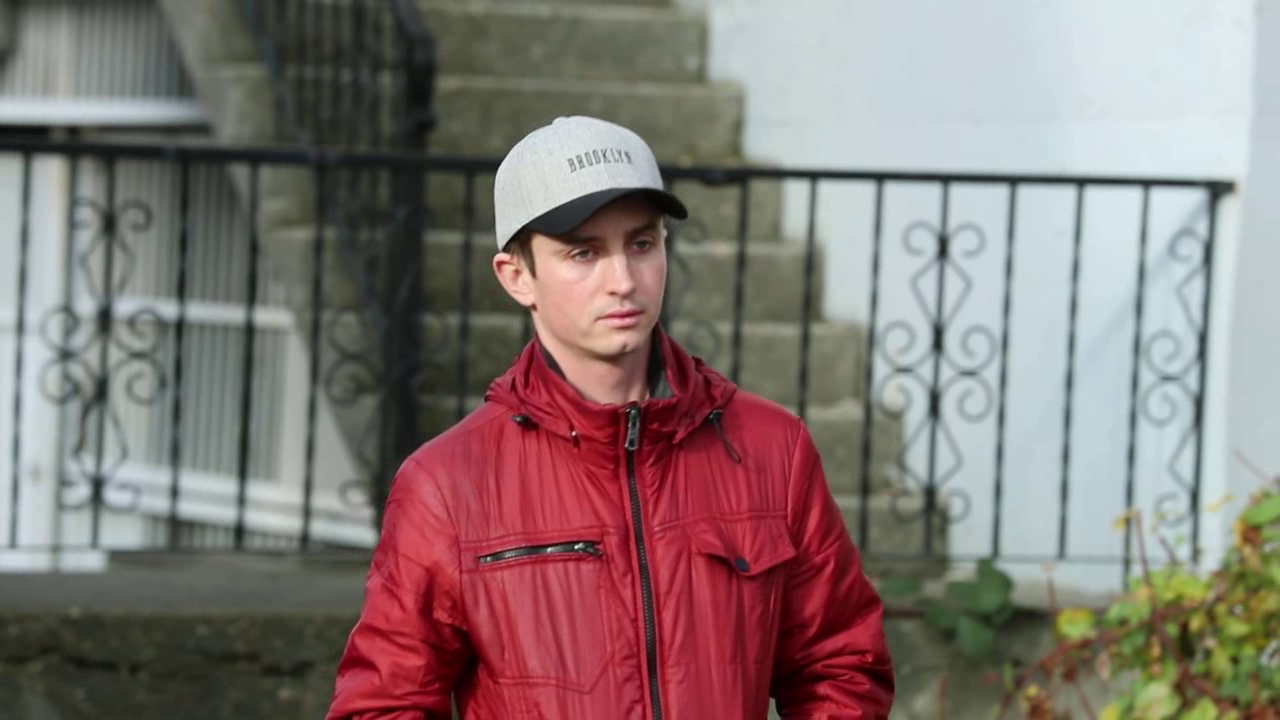
#> input picture frame 16 of Test/Real/v12.mp4, 1280 x 720 px
$ python extract_frames.py
#> lines starting #> are read from the running program, lines starting #| are printed output that depends on the picture
#!/usr/bin/env python3
"""
Extract frames from videos in Test folder and organize into training data
"""
import cv2
import os

def extract_frames_from_videos(video_dir, output_dir, frames_per_video=5):
    """Extract frames from videos in a directory"""
#> called with video_dir = 'Test/Real', output_dir = 'data/processed/train/real', frames_per_video = 5
    os.makedirs(output_dir, exist_ok=True)

    video_files = [f for f in os.listdir(video_dir) if f.endswith('.mp4')]
    frame_count = 0

    print(f'Processing {len(video_files)} videos from {video_dir}')

    for video_file in video_files:
        video_path = os.path.join(video_dir, video_file)
        cap = cv2.VideoCapture(video_path)

        if not cap.isOpened():
            print(f'Could not open {video_file}')
            continue

        total_frames = int(cap.get(cv2.CAP_PROP_FRAME_COUNT))

        # Extract frames at regular intervals
        for i in range(frames_per_video):
            frame_idx = int((i + 1) * total_frames / (frames_per_video + 1))
            cap.set(cv2.CAP_PROP_POS_FRAMES, frame_idx)
            ret, frame = cap.read()

            if ret:
                frame_filename = f'{os.path.splitext(video_file)[0]}_frame_{i+1:02d}.jpg'
                frame_path = os.path.join(output_dir, frame_filename)
                cv2.imwrite(frame_path, frame)
                frame_count += 1
#> this loop made 5 passes
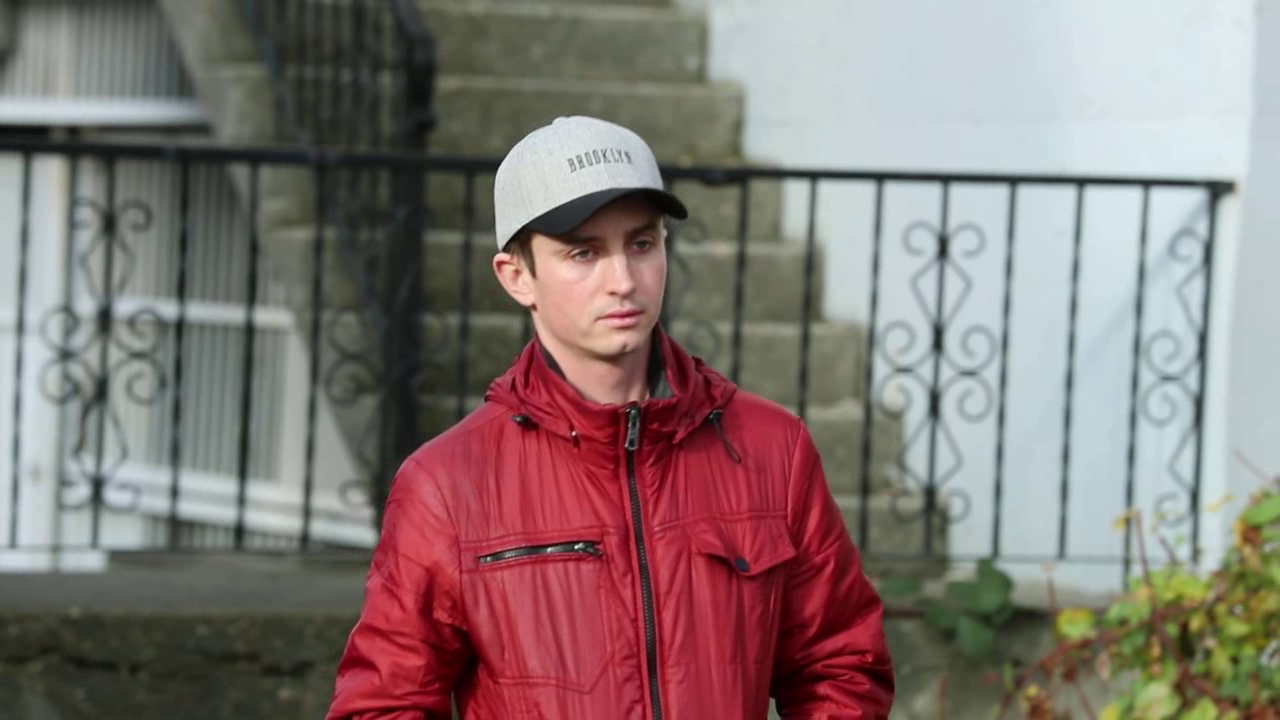
#> input picture frame 16 of Test/Real/v12.mp4, 1280 x 720 px
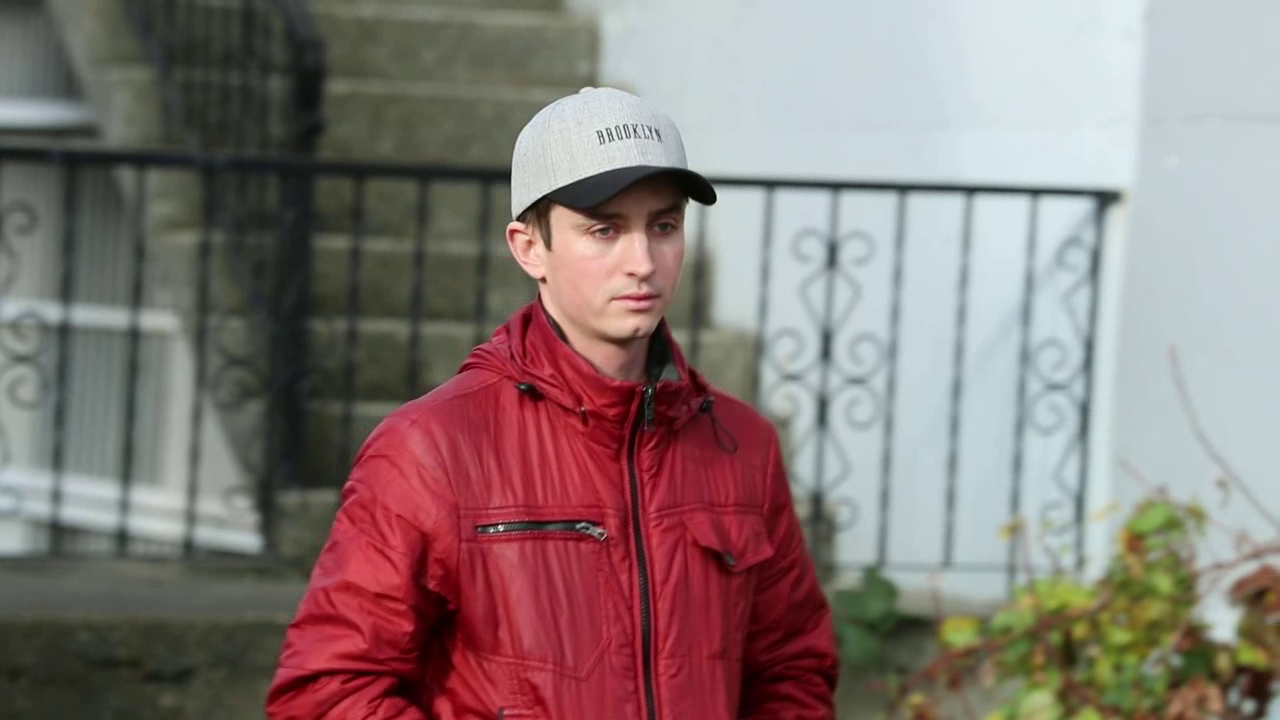
#> input picture frame 33 of Test/Real/v12.mp4, 1280 x 720 px
#> pass 3, in extract_frames_from_videos, `ret, frame = cap.read()`:
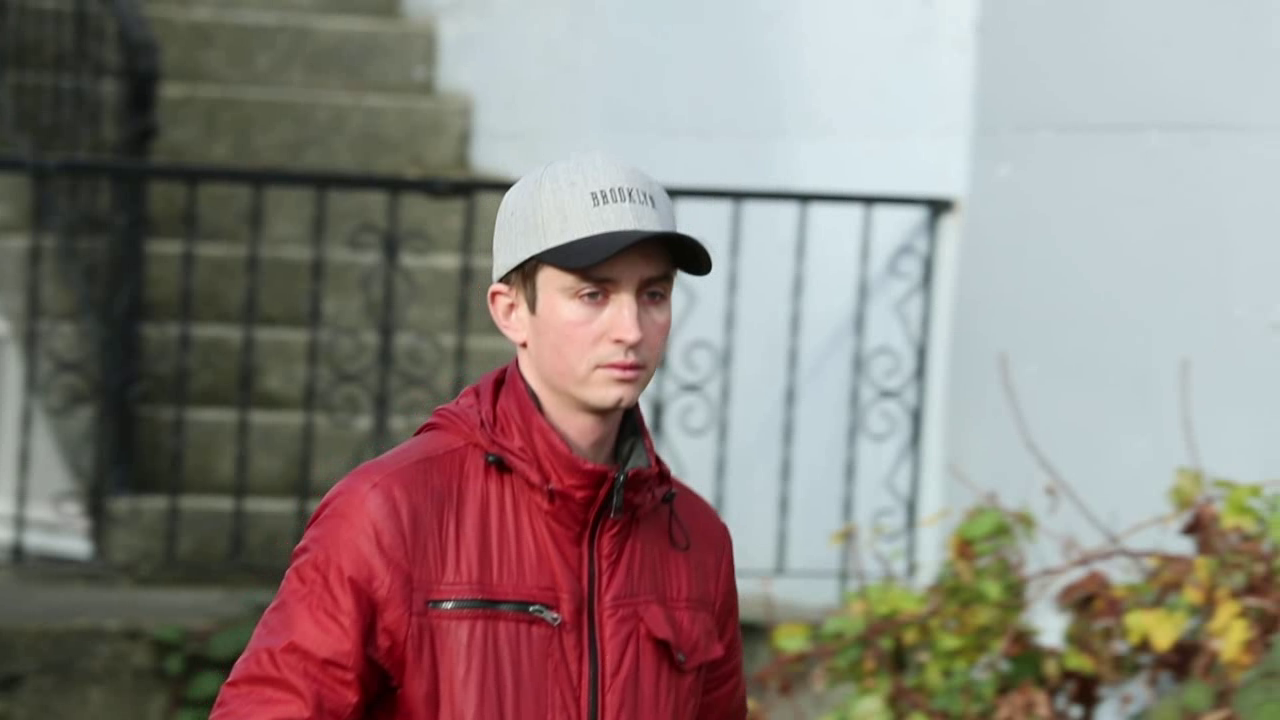
#> frame: shape (720, 1280, 3); mean B, G, R 124.9, 129.8, 139.9
#> after the loop, frame_count = 5

        cap.release()

    print(f'Extracted {frame_count} frames to {output_dir}')
#| Extracted 5 frames to data/processed/train/real
    return frame_count

def main():
    print("🎬 Extracting frames from videos...")

    # Extract frames from real videos
    real_frames = extract_frames_from_videos('Test/Real', 'data/processed/train/real')
#> real_frames = 5

    # Extract frames from fake videos
    fake_frames = extract_frames_from_videos('Test/deepfake', 'data/processed/train/fake')

    print(f"\n✅ Total frames extracted: {real_frames + fake_frames}")
    print("✅ Data ready for training!")

if __name__ == "__main__":
#> (the run stopped early here; a loop or call above may not have finished)

$ run again, starting later in the video
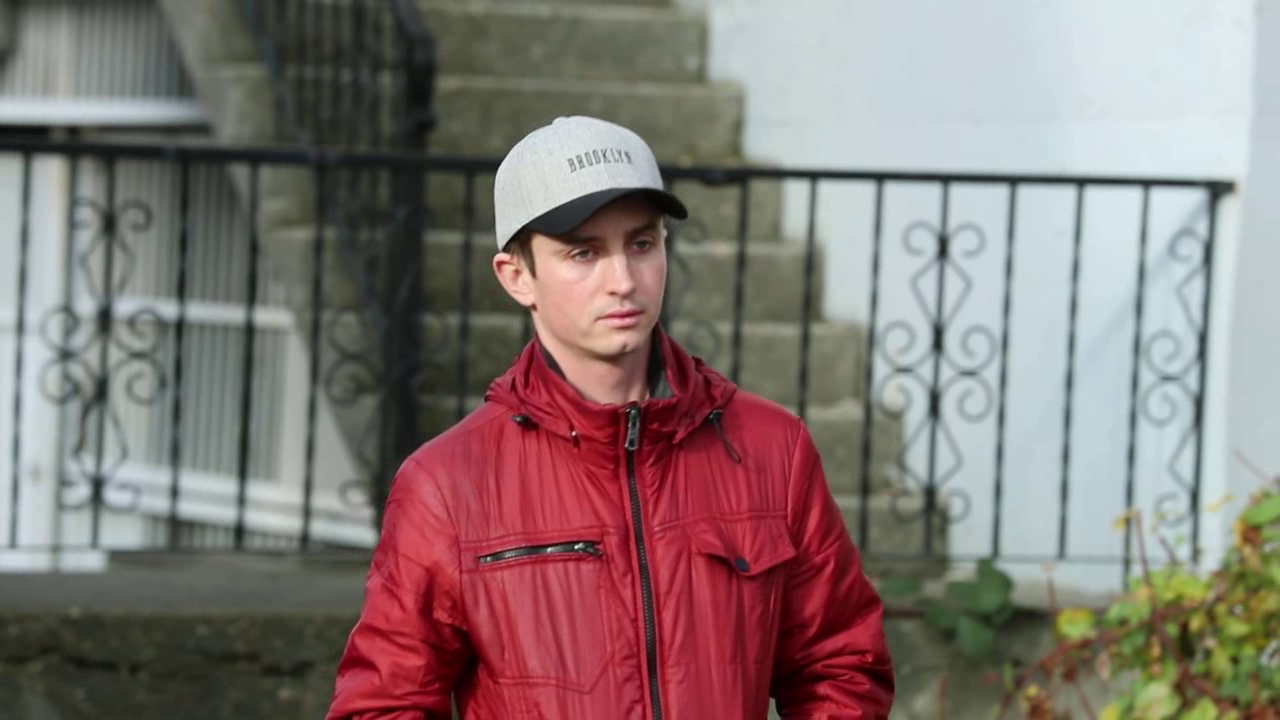
#> input picture frame 16 of Test/Real/v12.mp4, 1280 x 720 px
#> the loop in extract_frames_from_videos, `for i in range(frames_per_video):` made 5 passes
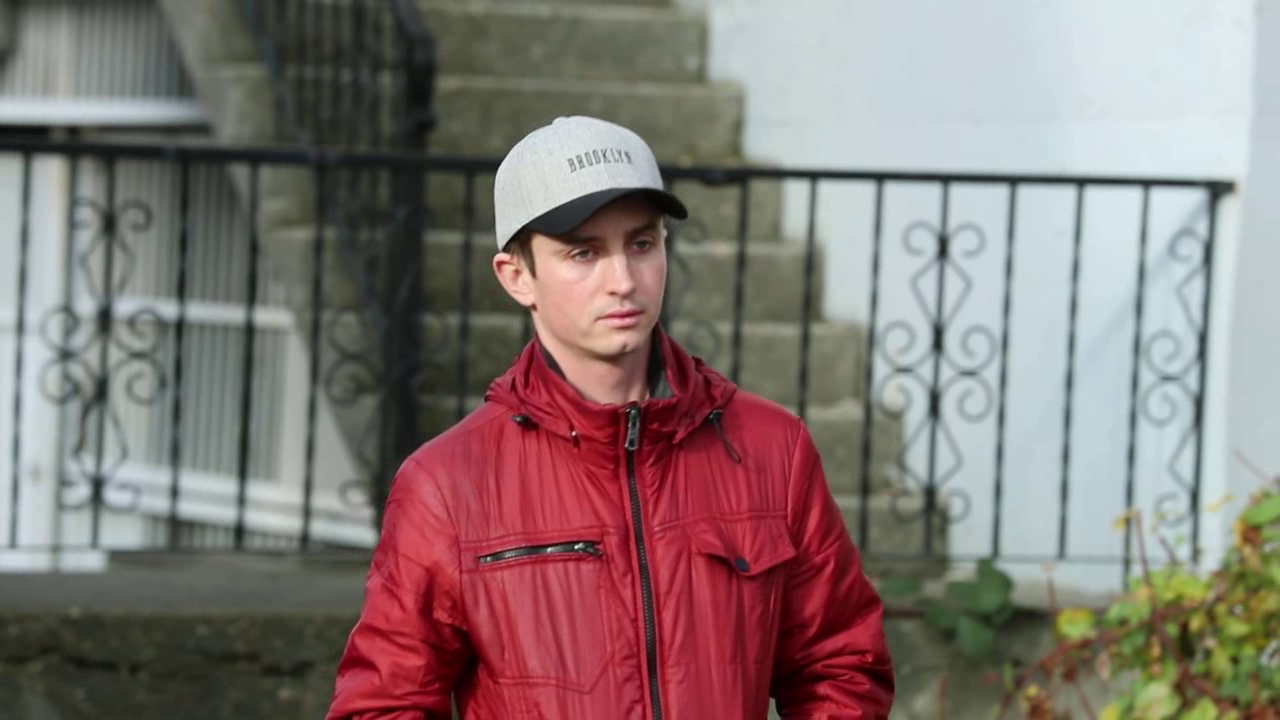
#> input picture frame 16 of Test/Real/v12.mp4, 1280 x 720 px
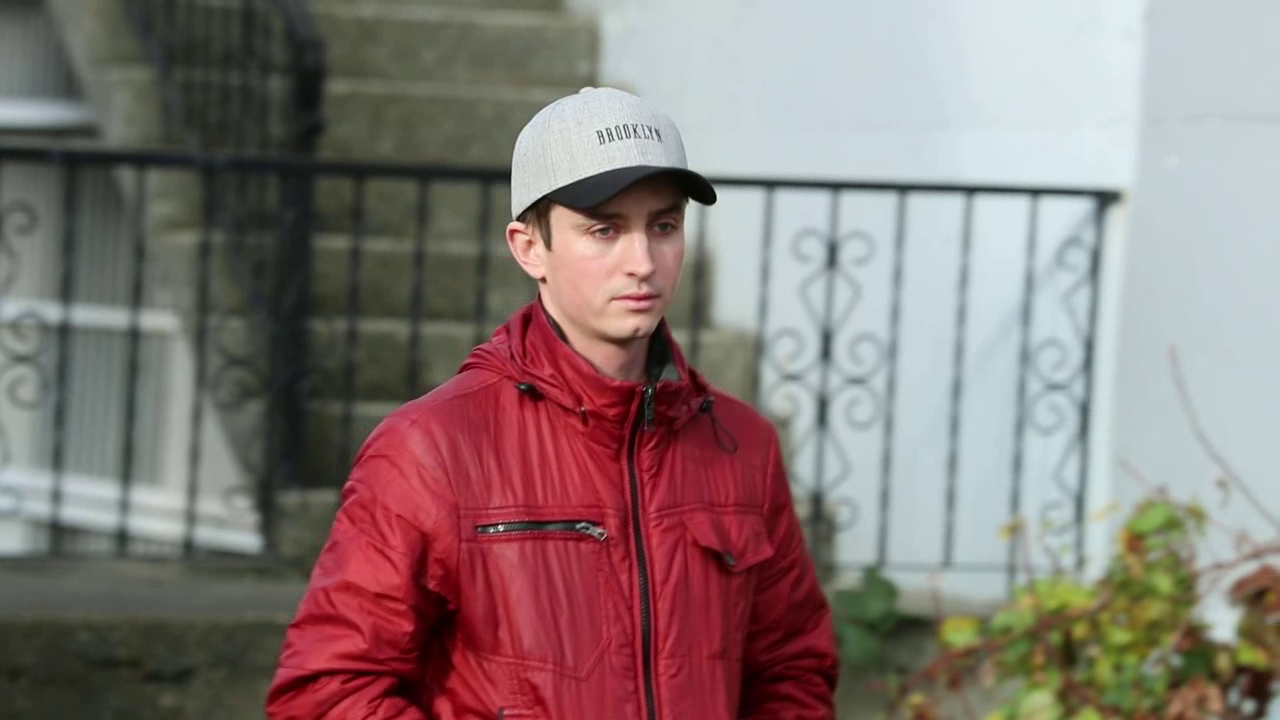
#> input picture frame 33 of Test/Real/v12.mp4, 1280 x 720 px
#> after the loop in extract_frames_from_videos, `for i in range(frames_per_video):`: frame_count = 5
#| Extracted 5 frames to data/processed/train/real

$ run again, starting later in the video
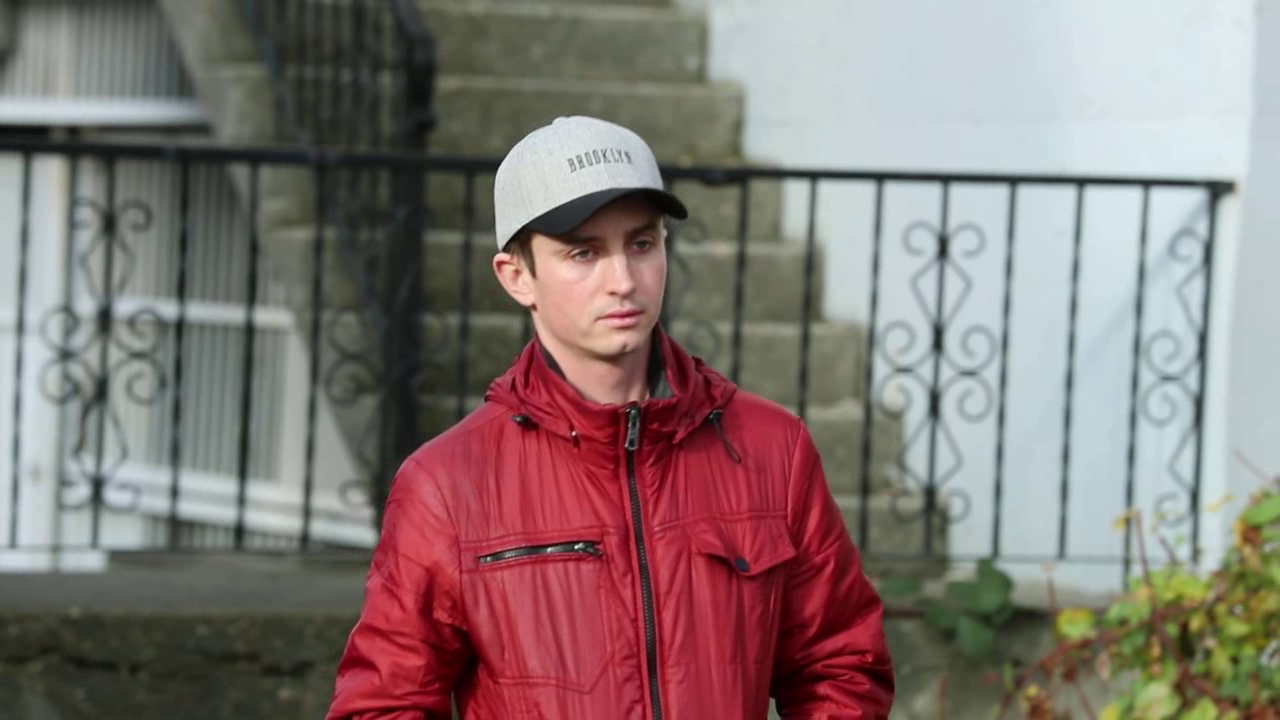
#> input picture frame 16 of Test/Real/v12.mp4, 1280 x 720 px
#> the loop in extract_frames_from_videos, `for i in range(frames_per_video):` made 5 passes
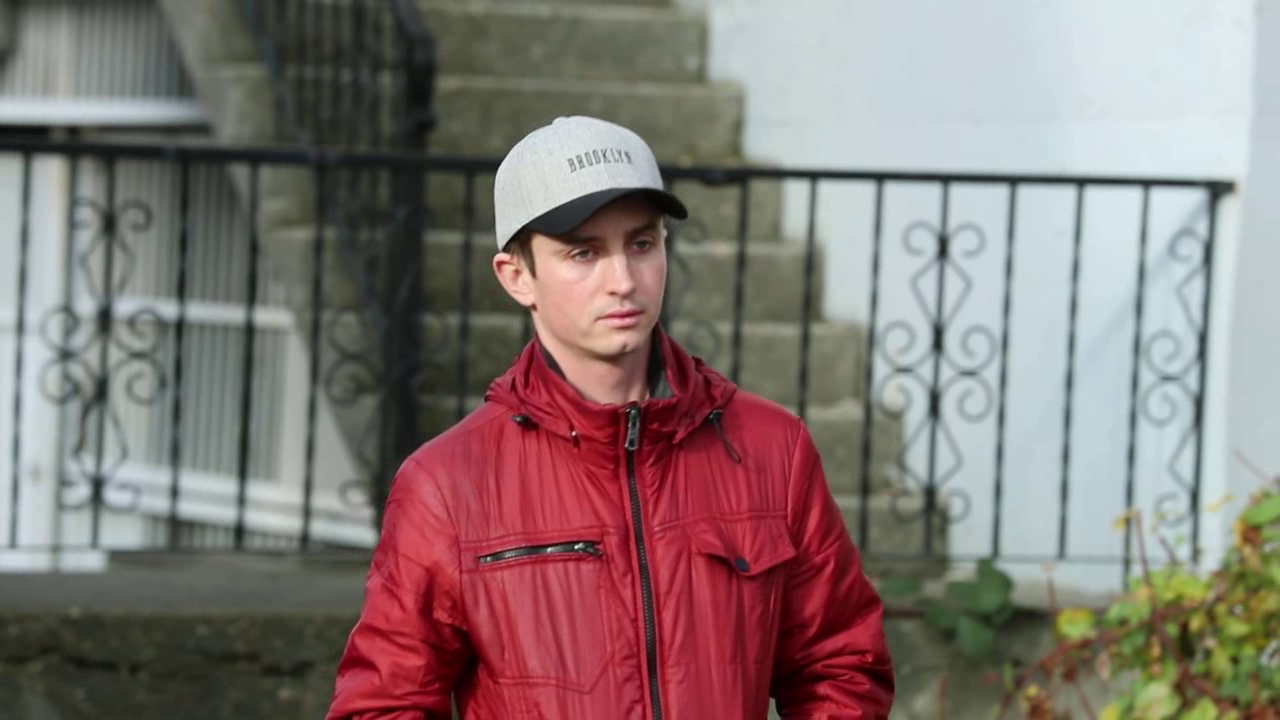
#> input picture frame 16 of Test/Real/v12.mp4, 1280 x 720 px
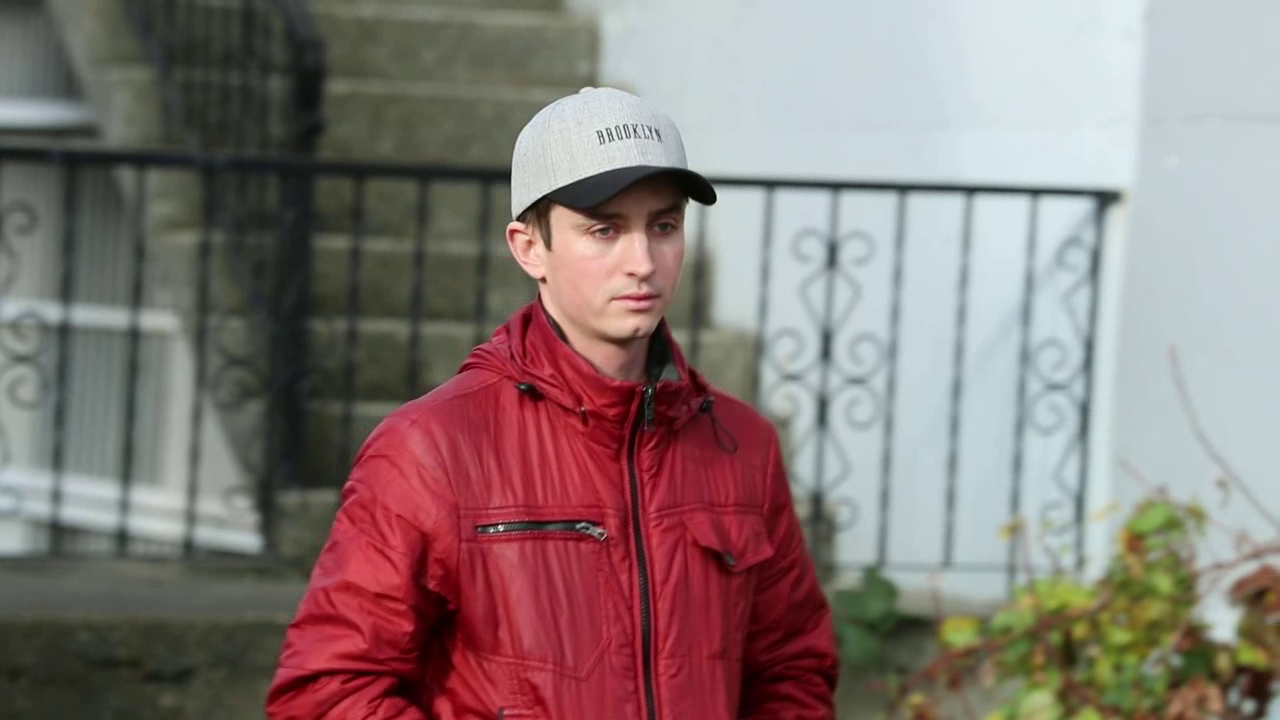
#> input picture frame 33 of Test/Real/v12.mp4, 1280 x 720 px
#> after the loop in extract_frames_from_videos, `for i in range(frames_per_video):`: frame_count = 5
#| Extracted 5 frames to data/processed/train/real
